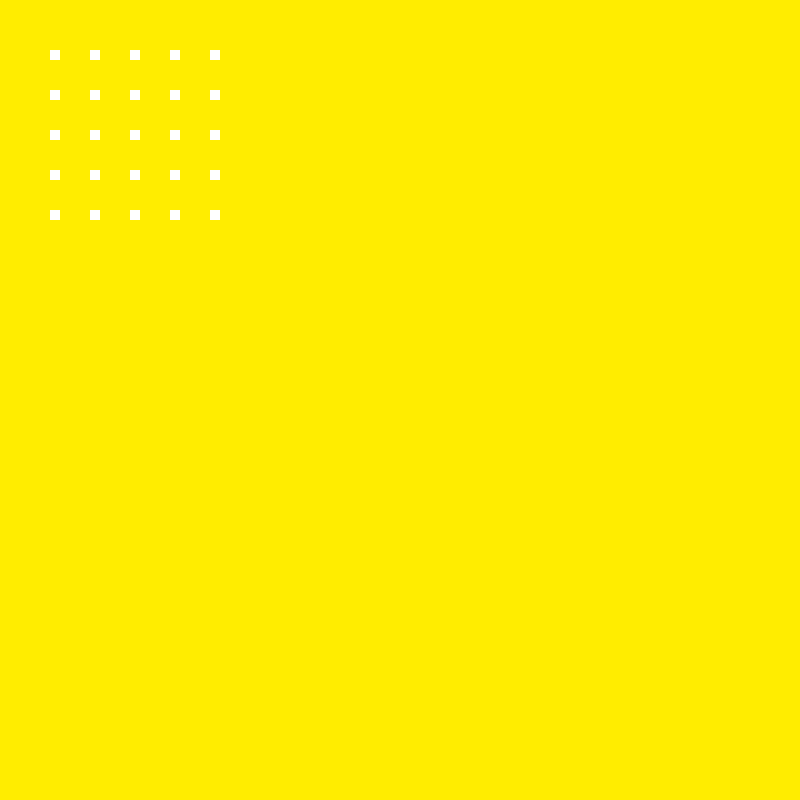
Frame 1 (no input)
Frame 60 (the mouse pressed at the canvas centre just before this capture): identical to frame 1, image omitted
Frame 120 (the mouse held since frame 60 and released just before this capture): identical to frame 1, image omitted

The Processing sketch that drew this single still picture (run headless with seeded random() and noise(); from frame 60 on, the mouse is pressed at the canvas centre):

// Processing sketch: w2_e3_nsquares
// ── w2_e3_nsquares.pde
int border = 50;
int num = 5;
int gap = 40;

void setup() {
  size(800,800);
  rectMode(CORNER);
  noStroke();
}

void draw() {
  background(255,237,0);

  for (int i=0; i<num; i++){
    for (int n=0; n<num; n++) {
      rect((0+border)+gap*i,(0+border)+gap*n,10,10);
    }
  }
}











//  background(255,237,0);
//  int num = (int) random(3, 12);   // select a random number of squares each frame
//  int gap = (int) random(5, 50); // select a random gap between each square
//  
//  // calculate the size of each square for the given number of squares and gap between them
//  float cellsize = ( width - (num + 1) * gap ) / (float)num;
//  
//  // print out the size of each square
//  println("cellsize = " + cellsize);
//
//    for (int i=0; i<num; i++) {
//      for (int j=0; j<num; j++) {
//
//        fill(255); // rectangle
//        rect(gap * (i+1) + cellsize * i, gap * (j+1) + cellsize * j, cellsize, cellsize);
//      }
//    }
